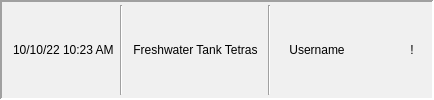
       <widget class="QFrame" name="header">
        <property name="sizePolicy">
         <sizepolicy hsizetype="Preferred" vsizetype="Fixed">
          <horstretch>0</horstretch>
          <verstretch>0</verstretch>
         </sizepolicy>
        </property>
        <property name="palette">
         <palette>
          <active>
           <colorrole role="WindowText">
            <brush brushstyle="SolidPattern">
             <color alpha="255">
              <red>0</red>
              <green>0</green>
              <blue>0</blue>
             </color>
            </brush>
           </colorrole>
           <colorrole role="Button">
            <brush brushstyle="SolidPattern">
             <color alpha="255">
              <red>255</red>
              <green>255</green>
              <blue>255</blue>
             </color>
            </brush>
           </colorrole>
           <colorrole role="Light">
            <brush brushstyle="SolidPattern">
             <color alpha="255">
              <red>255</red>
              <green>255</green>
              <blue>255</blue>
             </color>
            </brush>
           </colorrole>
           <colorrole role="Midlight">
            <brush brushstyle="SolidPattern">
             <color alpha="255">
              <red>255</red>
              <green>255</green>
              <blue>255</blue>
             </color>
            </brush>
           </colorrole>
           <colorrole role="Dark">
            <brush brushstyle="SolidPattern">
             <color alpha="255">
              <red>127</red>
              <green>127</green>
              <blue>127</blue>
             </color>
            </brush>
           </colorrole>
           <colorrole role="Mid">
            <brush brushstyle="SolidPattern">
             <color alpha="255">
              <red>170</red>
              <green>170</green>
              <blue>170</blue>
             </color>
            </brush>
           </colorrole>
           <colorrole role="Text">
            <brush brushstyle="SolidPattern">
             <color alpha="255">
              <red>0</red>
              <green>0</green>
              <blue>0</blue>
             </color>
            </brush>
           </colorrole>
           <colorrole role="BrightText">
            <brush brushstyle="SolidPattern">
             <color alpha="255">
              <red>255</red>
              <green>255</green>
              <blue>255</blue>
             </color>
            </brush>
           </colorrole>
           <colorrole role="ButtonText">
            <brush brushstyle="SolidPattern">
             <color alpha="255">
              <red>0</red>
              <green>0</green>
              <blue>0</blue>
             </color>
            </brush>
           </colorrole>
           <colorrole role="Base">
            <brush brushstyle="SolidPattern">
             <color alpha="255">
              <red>255</red>
              <green>255</green>
              <blue>255</blue>
             </color>
            </brush>
           </colorrole>
           <colorrole role="Window">
            <brush brushstyle="SolidPattern">
             <color alpha="255">
              <red>255</red>
              <green>255</green>
              <blue>255</blue>
             </color>
            </brush>
           </colorrole>
           <colorrole role="Shadow">
            <brush brushstyle="SolidPattern">
             <color alpha="255">
              <red>0</red>
              <green>0</green>
              <blue>0</blue>
             </color>
            </brush>
           </colorrole>
           <colorrole role="AlternateBase">
            <brush brushstyle="SolidPattern">
             <color alpha="255">
              <red>255</red>
              <green>255</green>
              <blue>255</blue>
             </color>
            </brush>
           </colorrole>
           <colorrole role="ToolTipBase">
            <brush brushstyle="SolidPattern">
             <color alpha="255">
              <red>255</red>
              <green>255</green>
              <blue>220</blue>
             </color>
            </brush>
           </colorrole>
           <colorrole role="ToolTipText">
            <brush brushstyle="SolidPattern">
             <color alpha="255">
              <red>0</red>
              <green>0</green>
              <blue>0</blue>
             </color>
            </brush>
           </colorrole>
           <colorrole role="PlaceholderText">
            <brush brushstyle="SolidPattern">
             <color alpha="127">
              <red>0</red>
              <green>0</green>
              <blue>0</blue>
             </color>
            </brush>
           </colorrole>
          </active>
          <inactive>
           <colorrole role="WindowText">
            <brush brushstyle="SolidPattern">
             <color alpha="255">
              <red>0</red>
              <green>0</green>
              <blue>0</blue>
             </color>
            </brush>
           </colorrole>
           <colorrole role="Button">
            <brush brushstyle="SolidPattern">
             <color alpha="255">
              <red>240</red>
              <green>240</green>
              <blue>240</blue>
             </color>
            </brush>
           </colorrole>
           <colorrole role="Light">
            <brush brushstyle="SolidPattern">
             <color alpha="255">
              <red>255</red>
              <green>255</green>
              <blue>255</blue>
             </color>
            </brush>
           </colorrole>
           <colorrole role="Midlight">
            <brush brushstyle="SolidPattern">
             <color alpha="255">
              <red>227</red>
              <green>227</green>
              <blue>227</blue>
             </color>
            </brush>
           </colorrole>
           <colorrole role="Dark">
            <brush brushstyle="SolidPattern">
             <color alpha="255">
              <red>160</red>
              <green>160</green>
              <blue>160</blue>
             </color>
            </brush>
           </colorrole>
           <colorrole role="Mid">
            <brush brushstyle="SolidPattern">
             <color alpha="255">
              <red>160</red>
              <green>160</green>
              <blue>160</blue>
             </color>
            </brush>
           </colorrole>
           <colorrole role="Text">
            <brush brushstyle="SolidPattern">
             <color alpha="255">
              <red>0</red>
              <green>0</green>
              <blue>0</blue>
             </color>
            </brush>
           </colorrole>
           <colorrole role="BrightText">
            <brush brushstyle="SolidPattern">
             <color alpha="255">
              <red>255</red>
              <green>255</green>
              <blue>255</blue>
             </color>
            </brush>
           </colorrole>
           <colorrole role="ButtonText">
            <brush brushstyle="SolidPattern">
             <color alpha="255">
              <red>0</red>
              <green>0</green>
              <blue>0</blue>
             </color>
            </brush>
           </colorrole>
           <colorrole role="Base">
            <brush brushstyle="SolidPattern">
             <color alpha="255">
              <red>255</red>
              <green>255</green>
              <blue>255</blue>
             </color>
            </brush>
           </colorrole>
           <colorrole role="Window">
            <brush brushstyle="SolidPattern">
             <color alpha="255">
              <red>240</red>
              <green>240</green>
              <blue>240</blue>
             </color>
            </brush>
           </colorrole>
           <colorrole role="Shadow">
            <brush brushstyle="SolidPattern">
             <color alpha="255">
              <red>105</red>
              <green>105</green>
              <blue>105</blue>
             </color>
            </brush>
           </colorrole>
           <colorrole role="AlternateBase">
            <brush brushstyle="SolidPattern">
             <color alpha="255">
              <red>245</red>
              <green>245</green>
              <blue>245</blue>
             </color>
            </brush>
           </colorrole>
           <colorrole role="ToolTipBase">
            <brush brushstyle="SolidPattern">
             <color alpha="255">
              <red>255</red>
              <green>255</green>
              <blue>220</blue>
             </color>
            </brush>
           </colorrole>
           <colorrole role="ToolTipText">
            <brush brushstyle="SolidPattern">
             <color alpha="255">
              <red>0</red>
              <green>0</green>
              <blue>0</blue>
             </color>
            </brush>
           </colorrole>
           <colorrole role="PlaceholderText">
            <brush brushstyle="SolidPattern">
             <color alpha="128">
              <red>0</red>
              <green>0</green>
              <blue>0</blue>
             </color>
            </brush>
           </colorrole>
          </inactive>
          <disabled>
           <colorrole role="WindowText">
            <brush brushstyle="SolidPattern">
             <color alpha="255">
              <red>127</red>
              <green>127</green>
              <blue>127</blue>
             </color>
            </brush>
           </colorrole>
           <colorrole role="Button">
            <brush brushstyle="SolidPattern">
             <color alpha="255">
              <red>255</red>
              <green>255</green>
              <blue>255</blue>
             </color>
            </brush>
           </colorrole>
           <colorrole role="Light">
            <brush brushstyle="SolidPattern">
             <color alpha="255">
              <red>255</red>
              <green>255</green>
              <blue>255</blue>
             </color>
            </brush>
           </colorrole>
           <colorrole role="Midlight">
            <brush brushstyle="SolidPattern">
             <color alpha="255">
              <red>255</red>
              <green>255</green>
              <blue>255</blue>
             </color>
            </brush>
           </colorrole>
           <colorrole role="Dark">
            <brush brushstyle="SolidPattern">
             <color alpha="255">
              <red>127</red>
              <green>127</green>
              <blue>127</blue>
             </color>
            </brush>
           </colorrole>
           <colorrole role="Mid">
            <brush brushstyle="SolidPattern">
             <color alpha="255">
              <red>170</red>
              <green>170</green>
              <blue>170</blue>
             </color>
            </brush>
           </colorrole>
           <colorrole role="Text">
            <brush brushstyle="SolidPattern">
             <color alpha="255">
              <red>127</red>
              <green>127</green>
              <blue>127</blue>
             </color>
            </brush>
           </colorrole>
           <colorrole role="BrightText">
            <brush brushstyle="SolidPattern">
             <color alpha="255">
              <red>255</red>
              <green>255</green>
              <blue>255</blue>
             </color>
            </brush>
           </colorrole>
           <colorrole role="ButtonText">
            <brush brushstyle="SolidPattern">
             <color alpha="255">
              <red>127</red>
              <green>127</green>
              <blue>127</blue>
             </color>
            </brush>
           </colorrole>
           <colorrole role="Base">
            <brush brushstyle="SolidPattern">
             <color alpha="255">
              <red>255</red>
              <green>255</green>
              <blue>255</blue>
             </color>
            </brush>
           </colorrole>
           <colorrole role="Window">
            <brush brushstyle="SolidPattern">
             <color alpha="255">
              <red>255</red>
              <green>255</green>
              <blue>255</blue>
             </color>
            </brush>
           </colorrole>
           <colorrole role="Shadow">
            <brush brushstyle="SolidPattern">
             <color alpha="255">
              <red>0</red>
              <green>0</green>
              <blue>0</blue>
             </color>
            </brush>
           </colorrole>
           <colorrole role="AlternateBase">
            <brush brushstyle="SolidPattern">
             <color alpha="255">
              <red>245</red>
              <green>245</green>
              <blue>245</blue>
             </color>
            </brush>
           </colorrole>
           <colorrole role="ToolTipBase">
            <brush brushstyle="SolidPattern">
             <color alpha="255">
              <red>255</red>
              <green>255</green>
              <blue>220</blue>
             </color>
            </brush>
           </colorrole>
           <colorrole role="ToolTipText">
            <brush brushstyle="SolidPattern">
             <color alpha="255">
              <red>0</red>
              <green>0</green>
              <blue>0</blue>
             </color>
            </brush>
           </colorrole>
           <colorrole role="PlaceholderText">
            <brush brushstyle="SolidPattern">
             <color alpha="128">
              <red>0</red>
              <green>0</green>
              <blue>0</blue>
             </color>
            </brush>
           </colorrole>
          </disabled>
         </palette>
        </property>
        <property name="autoFillBackground">
         <bool>true</bool>
        </property>
        <property name="frameShape">
         <enum>QFrame::Panel</enum>
        </property>
        <property name="frameShadow">
         <enum>QFrame::Sunken</enum>
        </property>
        <property name="lineWidth">
         <number>2</number>
        </property>
        <layout class="QHBoxLayout" name="horizontalLayout_2">
         <property name="topMargin">
          <number>3</number>
         </property>
         <property name="bottomMargin">
          <number>3</number>
         </property>
         <item>
          <widget class="QLabel" name="timestamp">
           <property name="sizePolicy">
            <sizepolicy hsizetype="Fixed" vsizetype="Fixed">
             <horstretch>0</horstretch>
             <verstretch>0</verstretch>
            </sizepolicy>
           </property>
           <property name="autoFillBackground">
            <bool>false</bool>
           </property>
           <property name="text">
            <string>10/10/22 10:23 AM</string>
           </property>
          </widget>
         </item>
         <item>
          <widget class="Line" name="timeShoalLine">
           <property name="orientation">
            <enum>Qt::Vertical</enum>
           </property>
          </widget>
         </item>
         <item>
          <widget class="QPushButton" name="shoal">
           <property name="sizePolicy">
            <sizepolicy hsizetype="Fixed" vsizetype="Fixed">
             <horstretch>0</horstretch>
             <verstretch>0</verstretch>
            </sizepolicy>
           </property>
           <property name="palette">
            <palette>
             <active>
              <colorrole role="WindowText">
               <brush brushstyle="SolidPattern">
                <color alpha="255">
                 <red>255</red>
                 <green>255</green>
                 <blue>255</blue>
                </color>
               </brush>
              </colorrole>
              <colorrole role="Button">
               <brush brushstyle="SolidPattern">
                <color alpha="255">
                 <red>0</red>
                 <green>85</green>
                 <blue>127</blue>
                </color>
               </brush>
              </colorrole>
              <colorrole role="Light">
               <brush brushstyle="SolidPattern">
                <color alpha="255">
                 <red>0</red>
                 <green>128</green>
                 <blue>190</blue>
                </color>
               </brush>
              </colorrole>
              <colorrole role="Midlight">
               <brush brushstyle="SolidPattern">
                <color alpha="255">
                 <red>0</red>
                 <green>106</green>
                 <blue>158</blue>
                </color>
               </brush>
              </colorrole>
              <colorrole role="Dark">
               <brush brushstyle="SolidPattern">
                <color alpha="255">
                 <red>0</red>
                 <green>43</green>
                 <blue>63</blue>
                </color>
               </brush>
              </colorrole>
              <colorrole role="Mid">
               <brush brushstyle="SolidPattern">
                <color alpha="255">
                 <red>0</red>
                 <green>57</green>
                 <blue>85</blue>
                </color>
               </brush>
              </colorrole>
              <colorrole role="Text">
               <brush brushstyle="SolidPattern">
                <color alpha="255">
                 <red>255</red>
                 <green>255</green>
                 <blue>255</blue>
                </color>
               </brush>
              </colorrole>
              <colorrole role="BrightText">
               <brush brushstyle="SolidPattern">
                <color alpha="255">
                 <red>255</red>
                 <green>255</green>
                 <blue>255</blue>
                </color>
               </brush>
              </colorrole>
              <colorrole role="ButtonText">
               <brush brushstyle="SolidPattern">
                <color alpha="255">
                 <red>255</red>
                 <green>255</green>
                 <blue>255</blue>
                </color>
               </brush>
              </colorrole>
              <colorrole role="Base">
               <brush brushstyle="SolidPattern">
                <color alpha="255">
                 <red>0</red>
                 <green>0</green>
                 <blue>0</blue>
                </color>
               </brush>
              </colorrole>
              <colorrole role="Window">
               <brush brushstyle="SolidPattern">
                <color alpha="255">
                 <red>0</red>
                 <green>85</green>
                 <blue>127</blue>
                </color>
               </brush>
              </colorrole>
              <colorrole role="Shadow">
               <brush brushstyle="SolidPattern">
                <color alpha="255">
                 <red>0</red>
                 <green>0</green>
                 <blue>0</blue>
                </color>
               </brush>
              </colorrole>
              <colorrole role="AlternateBase">
               <brush brushstyle="SolidPattern">
                <color alpha="255">
                 <red>0</red>
                 <green>42</green>
                 <blue>63</blue>
                </color>
               </brush>
              </colorrole>
              <colorrole role="ToolTipBase">
               <brush brushstyle="SolidPattern">
                <color alpha="255">
                 <red>255</red>
                 <green>255</green>
                 <blue>220</blue>
                </color>
               </brush>
              </colorrole>
              <colorrole role="ToolTipText">
               <brush brushstyle="SolidPattern">
                <color alpha="255">
                 <red>0</red>
                 <green>0</green>
                 <blue>0</blue>
                </color>
               </brush>
              </colorrole>
              <colorrole role="PlaceholderText">
               <brush brushstyle="SolidPattern">
                <color alpha="127">
                 <red>255</red>
                 <green>255</green>
                 <blue>255</blue>
                </color>
               </brush>
              </colorrole>
             </active>
             <inactive>
              <colorrole role="WindowText">
               <brush brushstyle="SolidPattern">
                <color alpha="255">
                 <red>0</red>
                 <green>0</green>
                 <blue>0</blue>
                </color>
               </brush>
              </colorrole>
              <colorrole role="Button">
               <brush brushstyle="SolidPattern">
                <color alpha="255">
                 <red>240</red>
                 <green>240</green>
                 <blue>240</blue>
                </color>
               </brush>
              </colorrole>
              <colorrole role="Light">
               <brush brushstyle="SolidPattern">
                <color alpha="255">
                 <red>255</red>
                 <green>255</green>
                 <blue>255</blue>
                </color>
               </brush>
              </colorrole>
              <colorrole role="Midlight">
               <brush brushstyle="SolidPattern">
                <color alpha="255">
                 <red>227</red>
                 <green>227</green>
                 <blue>227</blue>
                </color>
               </brush>
              </colorrole>
              <colorrole role="Dark">
               <brush brushstyle="SolidPattern">
                <color alpha="255">
                 <red>160</red>
                 <green>160</green>
                 <blue>160</blue>
                </color>
               </brush>
              </colorrole>
              <colorrole role="Mid">
               <brush brushstyle="SolidPattern">
                <color alpha="255">
                 <red>160</red>
                 <green>160</green>
                 <blue>160</blue>
                </color>
               </brush>
              </colorrole>
              <colorrole role="Text">
               <brush brushstyle="SolidPattern">
                <color alpha="255">
                 <red>0</red>
                 <green>0</green>
                 <blue>0</blue>
                </color>
               </brush>
              </colorrole>
              <colorrole role="BrightText">
               <brush brushstyle="SolidPattern">
                <color alpha="255">
                 <red>255</red>
                 <green>255</green>
                 <blue>255</blue>
                </color>
               </brush>
              </colorrole>
              <colorrole role="ButtonText">
               <brush brushstyle="SolidPattern">
                <color alpha="255">
                 <red>0</red>
                 <green>0</green>
                 <blue>0</blue>
                </color>
               </brush>
              </colorrole>
              <colorrole role="Base">
               <brush brushstyle="SolidPattern">
                <color alpha="255">
                 <red>255</red>
                 <green>255</green>
                 <blue>255</blue>
                </color>
               </brush>
              </colorrole>
              <colorrole role="Window">
               <brush brushstyle="SolidPattern">
                <color alpha="255">
                 <red>240</red>
                 <green>240</green>
                 <blue>240</blue>
                </color>
               </brush>
              </colorrole>
              <colorrole role="Shadow">
               <brush brushstyle="SolidPattern">
                <color alpha="255">
                 <red>105</red>
                 <green>105</green>
                 <blue>105</blue>
                </color>
               </brush>
              </colorrole>
              <colorrole role="AlternateBase">
               <brush brushstyle="SolidPattern">
                <color alpha="255">
                 <red>245</red>
                 <green>245</green>
                 <blue>245</blue>
                </color>
               </brush>
              </colorrole>
              <colorrole role="ToolTipBase">
               <brush brushstyle="SolidPattern">
                <color alpha="255">
                 <red>255</red>
                 <green>255</green>
                 <blue>220</blue>
                </color>
               </brush>
              </colorrole>
              <colorrole role="ToolTipText">
               <brush brushstyle="SolidPattern">
                <color alpha="255">
                 <red>0</red>
                 <green>0</green>
                 <blue>0</blue>
                </color>
               </brush>
              </colorrole>
              <colorrole role="PlaceholderText">
               <brush brushstyle="SolidPattern">
                <color alpha="128">
                 <red>0</red>
                 <green>0</green>
                 <blue>0</blue>
                </color>
               </brush>
              </colorrole>
             </inactive>
             <disabled>
              <colorrole role="WindowText">
               <brush brushstyle="SolidPattern">
                <color alpha="255">
                 <red>0</red>
                 <green>43</green>
                 <blue>63</blue>
                </color>
               </brush>
              </colorrole>
              <colorrole role="Button">
               <brush brushstyle="SolidPattern">
                <color alpha="255">
                 <red>0</red>
                 <green>85</green>
                 <blue>127</blue>
                </color>
               </brush>
              </colorrole>
              <colorrole role="Light">
               <brush brushstyle="SolidPattern">
                <color alpha="255">
                 <red>0</red>
                 <green>128</green>
                 <blue>190</blue>
                </color>
               </brush>
              </colorrole>
              <colorrole role="Midlight">
               <brush brushstyle="SolidPattern">
                <color alpha="255">
                 <red>0</red>
                 <green>106</green>
                 <blue>158</blue>
                </color>
               </brush>
              </colorrole>
              <colorrole role="Dark">
               <brush brushstyle="SolidPattern">
                <color alpha="255">
                 <red>0</red>
                 <green>43</green>
                 <blue>63</blue>
                </color>
               </brush>
              </colorrole>
              <colorrole role="Mid">
               <brush brushstyle="SolidPattern">
                <color alpha="255">
                 <red>0</red>
                 <green>57</green>
                 <blue>85</blue>
                </color>
               </brush>
              </colorrole>
              <colorrole role="Text">
               <brush brushstyle="SolidPattern">
                <color alpha="255">
                 <red>0</red>
                 <green>43</green>
                 <blue>63</blue>
                </color>
               </brush>
              </colorrole>
              <colorrole role="BrightText">
               <brush brushstyle="SolidPattern">
                <color alpha="255">
                 <red>255</red>
                 <green>255</green>
                 <blue>255</blue>
                </color>
               </brush>
              </colorrole>
              <colorrole role="ButtonText">
               <brush brushstyle="SolidPattern">
                <color alpha="255">
                 <red>0</red>
                 <green>43</green>
                 <blue>63</blue>
                </color>
               </brush>
              </colorrole>
              <colorrole role="Base">
               <brush brushstyle="SolidPattern">
                <color alpha="255">
                 <red>0</red>
                 <green>85</green>
                 <blue>127</blue>
                </color>
               </brush>
              </colorrole>
              <colorrole role="Window">
               <brush brushstyle="SolidPattern">
                <color alpha="255">
                 <red>0</red>
                 <green>85</green>
                 <blue>127</blue>
                </color>
               </brush>
              </colorrole>
              <colorrole role="Shadow">
               <brush brushstyle="SolidPattern">
                <color alpha="255">
                 <red>0</red>
                 <green>0</green>
                 <blue>0</blue>
                </color>
               </brush>
              </colorrole>
              <colorrole role="AlternateBase">
               <brush brushstyle="SolidPattern">
                <color alpha="255">
                 <red>245</red>
                 <green>245</green>
                 <blue>245</blue>
                </color>
               </brush>
              </colorrole>
              <colorrole role="ToolTipBase">
               <brush brushstyle="SolidPattern">
                <color alpha="255">
                 <red>255</red>
                 <green>255</green>
                 <blue>220</blue>
                </color>
               </brush>
              </colorrole>
              <colorrole role="ToolTipText">
               <brush brushstyle="SolidPattern">
                <color alpha="255">
                 <red>0</red>
                 <green>0</green>
                 <blue>0</blue>
                </color>
               </brush>
              </colorrole>
              <colorrole role="PlaceholderText">
               <brush brushstyle="SolidPattern">
                <color alpha="128">
                 <red>0</red>
                 <green>0</green>
                 <blue>0</blue>
                </color>
               </brush>
              </colorrole>
             </disabled>
            </palette>
           </property>
           <property name="font">
            <font>
             <kerning>true</kerning>
            </font>
           </property>
           <property name="autoFillBackground">
            <bool>true</bool>
           </property>
           <property name="text">
            <string>Freshwater Tank Tetras</string>
           </property>
           <property name="checkable">
            <bool>false</bool>
           </property>
           <property name="checked">
            <bool>false</bool>
           </property>
           <property name="default">
            <bool>false</bool>
           </property>
           <property name="flat">
            <bool>true</bool>
           </property>
          </widget>
         </item>
         <item>
          <widget class="Line" name="shoalPosterLine">
           <property name="orientation">
            <enum>Qt::Vertical</enum>
           </property>
          </widget>
         </item>
         <item>
          <widget class="QPushButton" name="poster">
           <property name="sizePolicy">
            <sizepolicy hsizetype="Minimum" vsizetype="Fixed">
             <horstretch>0</horstretch>
             <verstretch>0</verstretch>
            </sizepolicy>
           </property>
           <property name="maximumSize">
            <size>
             <width>16777215</width>
             <height>16777215</height>
            </size>
           </property>
           <property name="text">
            <string>Username</string>
           </property>
           <property name="flat">
            <bool>true</bool>
           </property>
          </widget>
         </item>
         <item>
          <spacer name="headerSpacer">
           <property name="orientation">
            <enum>Qt::Horizontal</enum>
           </property>
           <property name="sizeHint" stdset="0">
            <size>
             <width>40</width>
             <height>20</height>
            </size>
           </property>
          </spacer>
         </item>
         <item>
          <widget class="QToolButton" name="reportButton">
           <property name="toolTip">
            <string>Report Post</string>
           </property>
           <property name="autoFillBackground">
            <bool>true</bool>
           </property>
           <property name="text">
            <string>!</string>
           </property>
           <property name="autoRaise">
            <bool>true</bool>
           </property>
          </widget>
         </item>
        </layout>
       </widget>
